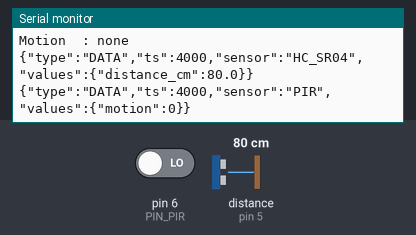
The sketch below on a simulated Arduino Nano Every. On the bench: the last lines printed to the serial monitor. Wiring (inferred from the names in the program): ultrasonic range finder: trigger pin 4; echo pin 5. Inputs (shaded band) come from the test bench; at power-on: pin 6 (PIN_PIR) LOW, distance to the obstacle (sensor on pin 5) 80 cm. The echo pulse lasts 58.3 µs per cm.

Above: at 4.8 s.
4.9 s: pin 6 (PIN_PIR) driven HIGH
At 6.5 s:
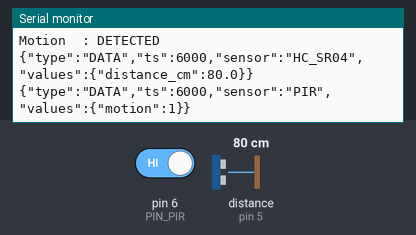
9.5 s: distance to the obstacle (sensor on pin 5) set to 2 cm
At 10.5 s:
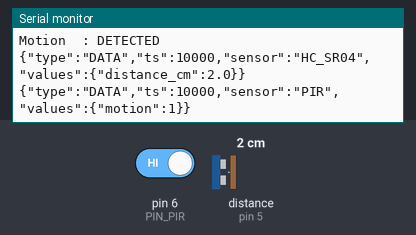
12.4 s: distance to the obstacle (sensor on pin 5) set to 4 cm
At 14.8 s:
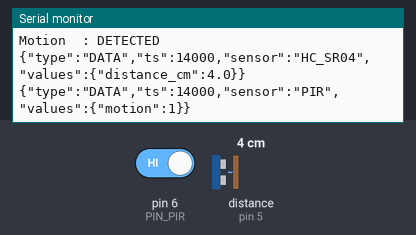
15.3 s: pin 6 (PIN_PIR) driven LOW
At 17.3 s:
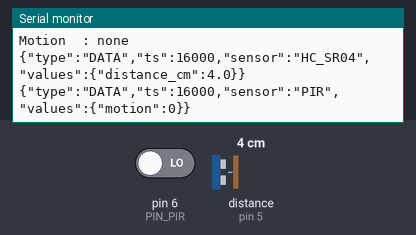
Timing chart, 0 to 18.8 s (numbered marks = the images above; inputs shaded):
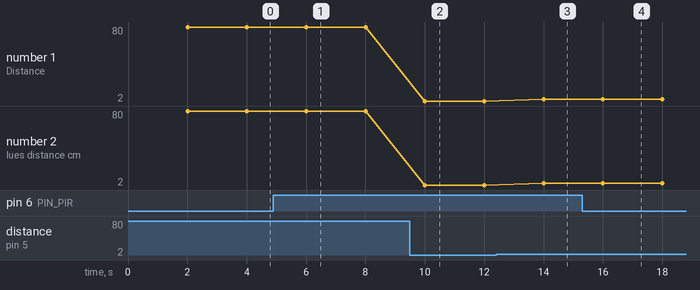

Measured:
- after the input at 4.9 s, the serial monitor: prints a new line after 1.1 s (image 1)
- after the input at 9.5 s, the serial monitor: prints a new line after 0.50 s (image 2)
- after the input at 12.4 s, the serial monitor: prints a new line after 1.6 s (image 3)
- after the input at 15.3 s, the serial monitor: prints a new line after 0.70 s (image 4)
- plotted number 1: 80 → 2 after the input at 9.5 s
- plotted number 2: 80 → 2 after the input at 9.5 s

The sketch:

tinkercad_simulation.ino
```cpp
/*
 * MSDA — Issue #1 Simulation Sketch (Tinkercad)
 * Sensors: HC-SR04 (Ultrasonic) + PIR (Motion)
 *
 * Pin mapping (matches real SensorHub.cpp):
 *   HC-SR04 TRIG → D4
 *   HC-SR04 ECHO → D5
 *   PIR OUT      → D6
 *
 * Serial Monitor baud: 9600
 */

#define PIN_TRIG  4
#define PIN_ECHO  5
#define PIN_PIR   6

const unsigned long INTERVAL = 2000;
unsigned long lastTime = 0;

void setup() {
  Serial.begin(9600);
  pinMode(PIN_TRIG, OUTPUT);
  pinMode(PIN_ECHO, INPUT);
  pinMode(PIN_PIR,  INPUT);
  Serial.println("=== MSDA Issue #1 — Sensor Test ===");
  Serial.println("Sensors: HC-SR04 | PIR");
  Serial.println("-----------------------------------");
}

float getDistance() {
  digitalWrite(PIN_TRIG, LOW);
  delayMicroseconds(2);
  digitalWrite(PIN_TRIG, HIGH);
  delayMicroseconds(10);
  digitalWrite(PIN_TRIG, LOW);
  long dur = pulseIn(PIN_ECHO, HIGH, 30000UL);
  return dur * 0.01715;   // microseconds → cm
}

void loop() {
  unsigned long now = millis();
  if (now - lastTime < INTERVAL) return;
  lastTime = now;

  float distCm = getDistance();
  int   motion  = digitalRead(PIN_PIR);

  // Human-readable output
  Serial.print("Distance: "); Serial.print(distCm, 1); Serial.println(" cm");
  Serial.print("Motion  : "); Serial.println(motion ? "DETECTED" : "none");

  // JSON output (matches real SensorHub format for the Pi)
  Serial.print("{\"type\":\"DATA\",\"ts\":"); Serial.print(now);
  Serial.print(",\"sensor\":\"HC_SR04\",\"values\":{\"distance_cm\":"); Serial.print(distCm, 1);
  Serial.println("}}");

  Serial.print("{\"type\":\"DATA\",\"ts\":"); Serial.print(now);
  Serial.print(",\"sensor\":\"PIR\",\"values\":{\"motion\":"); Serial.print(motion);
  Serial.println("}}");

  Serial.println();
}
```
